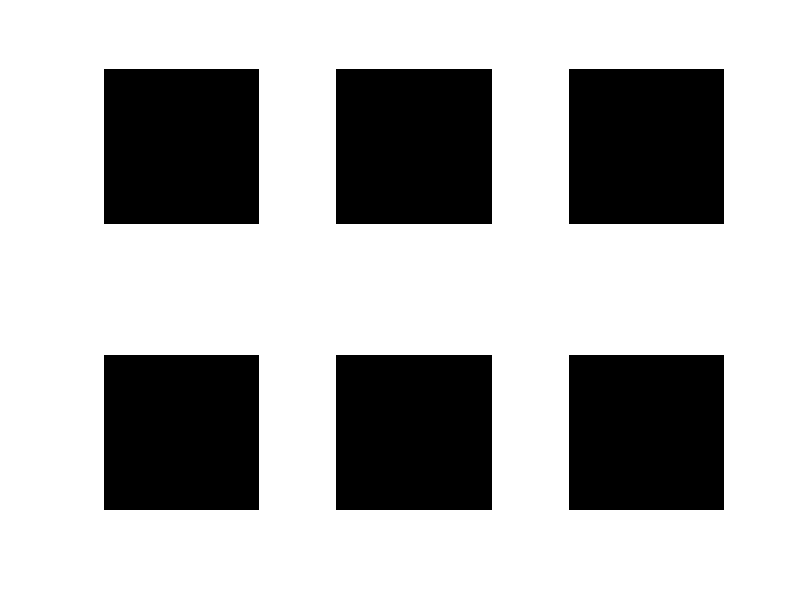

The MATLAB script that drew this image: (Note: this script raises an error after producing the figure.)

% ET_DEMO_OSEM
%     NiftyRec Demo: Ordered Subsets Expectation Maximisation (OSEM) SPECT 
%     reconstruction - 3D.
%
%See also
%   ET_DEMO_MLEM, ET_DEMO_MAPEM_MRF, ET_DEMO_OSEM_2D
%
% 
%Stefano Pedemonte
%Copyright 2009-2013 CMIC-UCL
%Gower Street, London, UK


%% Parameters
N              = 128;
N_projections  = 120;
cameras        = linspace(0,2*pi,N_projections)';
psf            = ones(5,5,N);
N_counts       = 50e6;

iter_mlem      = 50;
subset_order   = 32;
GPU            = 1;

phantom_type   = 3;    % 0 for 'brain FDG PET'; 1 for sphere in uniform background; 2 for spiral

%% Initialise plot
figure(1); subplot(2,3,1); image(zeros(N,N)); colormap gray; axis square off tight; 
figure(1); subplot(2,3,2); image(zeros(N,N)); colormap gray; axis square off tight; 
figure(1); subplot(2,3,3); image(zeros(N,N)); colormap gray; axis square off tight; 
figure(1); subplot(2,3,4); image(zeros(N,N)); colormap gray; axis square off tight; 
figure(1); subplot(2,3,5); image(zeros(N,N)); colormap gray; axis square off tight; 
figure(1); subplot(2,3,6); image(zeros(N,N)); colormap gray; axis square off tight; pause(0.1); 

%% Load or generate phantom 
disp('Creating synthetic sinogram..');
mask = et_spherical_phantom(N,N,N,N*0.45,1,0,(N+1)/2,(N+1)/2,(N+1)/2);
if phantom_type == 0
    phantom_file = 'activity_128.nii'; 
    if not(exist(phantom_file,'file'))
        fprintf('Synthetic data file %s cannot be found. \nPlease make sure that NiftyRec data is installed. \nIf NiftyRec was built and installed from the source code, \nrun CMake, enable the INCLUDE_DATA flag and run "make install".\n',phantom_file); 
        return;
    end
    phantom = et_load_nifti(phantom_file); 
    phantom = phantom.img .* mask;
elseif phantom_type == 1
    phantom = et_spherical_phantom(N,N,N,N/8,60,20,N/4,N/2,N/3) .* mask;
else
    phantom = et_spiral_phantom(N,N,N,60,20,8,2,10,40,2) .* mask;
end
attenuation = 0;
figure(1); subplot(2,3,1); imagesc(squeeze(phantom(:,floor(N/2),:))); colormap gray; axis square off tight;  pause(0.1); 

%% Simulate SPECT scan 
ideal_sinogram = et_project(phantom, cameras, attenuation, psf, GPU);
ideal_sinogram = ideal_sinogram/sum(ideal_sinogram(:))*N_counts;
sinogram = et_poissrnd(ideal_sinogram);

disp('Visualising sinogram..');
for i=1:N_projections  
    figure(1); subplot(2,3,2); image(0.3*squeeze(sinogram(:,:,i))'); colormap gray; axis square off tight;  pause(0.1);     
    if i<N/2
        figure(1); subplot(2,3,3); image(0.3*squeeze(sinogram(:,i,:))); colormap gray; axis square off tight;  pause(0.1); 
    end
end
    
%% Reconstruction:
disp('Reconstructing..');
activity = ones(N,N,N);
for i=1:iter_mlem
    fprintf('\nMLEM step: %d',i);
    activity = et_osmapem_step(subset_order, activity, sinogram, cameras, attenuation, psf, 0, 0, GPU, 0, 0.0001);
    scale = 400;
    figure(1); subplot(2,3,4); image(scale*squeeze(mask(:,floor(N/2),:).*activity(:,floor(N/2),:))); colormap gray; axis square off tight;     
    figure(1); subplot(2,3,5); image(scale*squeeze(mask(floor(N/2),:,:).*activity(floor(N/2),:,:))); colormap gray; axis square off tight;
    figure(1); subplot(2,3,6); image(scale*squeeze(mask(:,:,floor(N/2)).*activity(:,:,floor(N/2))')); colormap gray; axis square off tight; pause(0.05);  
end


%% Cleanup 
if GPU
    et_reset_gpu();
end

disp('MLEM Done');
